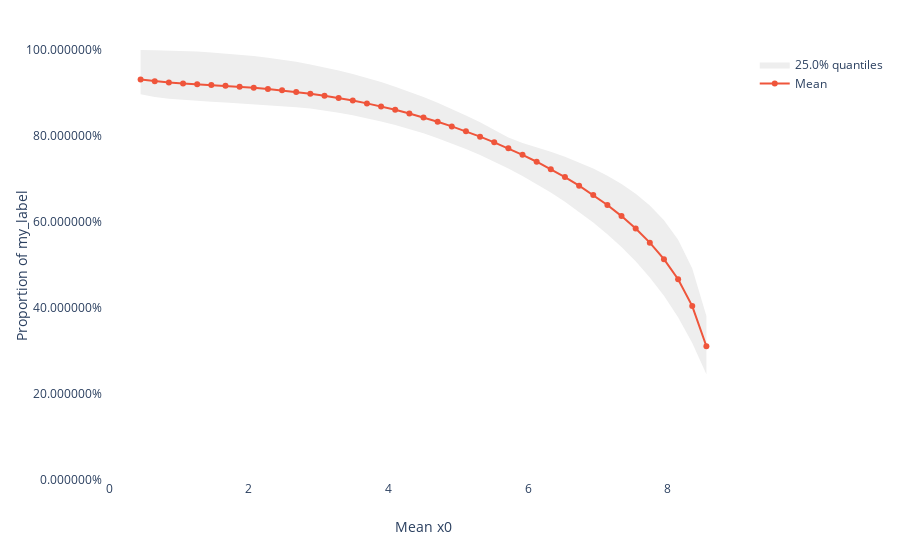

Notebook cell for this chart:
### Code cell
explainer.plot_bias(X["x0"], y_pred, inline=True, conf_level=0.25)
